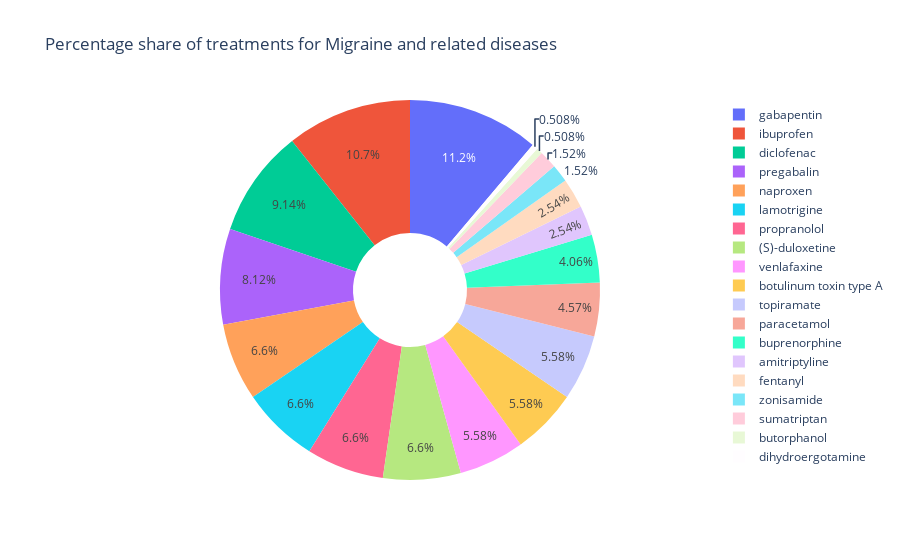

Source (notebook cell):
### Code cell
import plotly.graph_objects as go

# Get the counts of the treatments
treatment_counts = df_migraine_explode2['treatments'].value_counts()

# Create the pie chart
fig = go.Figure(data=[go.Pie(labels=treatment_counts.index, 
                             values=treatment_counts.values,
                             hole=.3)])  # Creating a "donut" style pie chart

# Add title to the plot
fig.update_layout(title_text='Percentage share of treatments for Migraine and related diseases')

# Display the figure
fig.show()

### Figure 1 — Plotly figure (JSON) as saved in the notebook; plotly's stock layout.template omitted (floating-point values rounded to 4 significant figures)
{"data": [{"hole": 0.3, "labels": ["gabapentin", "ibuprofen", "diclofenac", "pregabalin", "naproxen", "lamotrigine", "propranolol", "(S)-duloxetine", "venlafaxine", "botulinum toxin type A", "topiramate", "paracetamol", "buprenorphine", "amitriptyline", "fentanyl", "zonisamide", "sumatriptan", "butorphanol", "dihydroergotamine"], "type": "pie", "values": [22, 21, 18, 16, 13, 13, 13, 13, 11, 11, 11, 9, 8, 5, 5, 3, 3, 1, 1]}], "layout": {"title": {"text": "Percentage share of treatments for Migraine and related diseases"}}}
